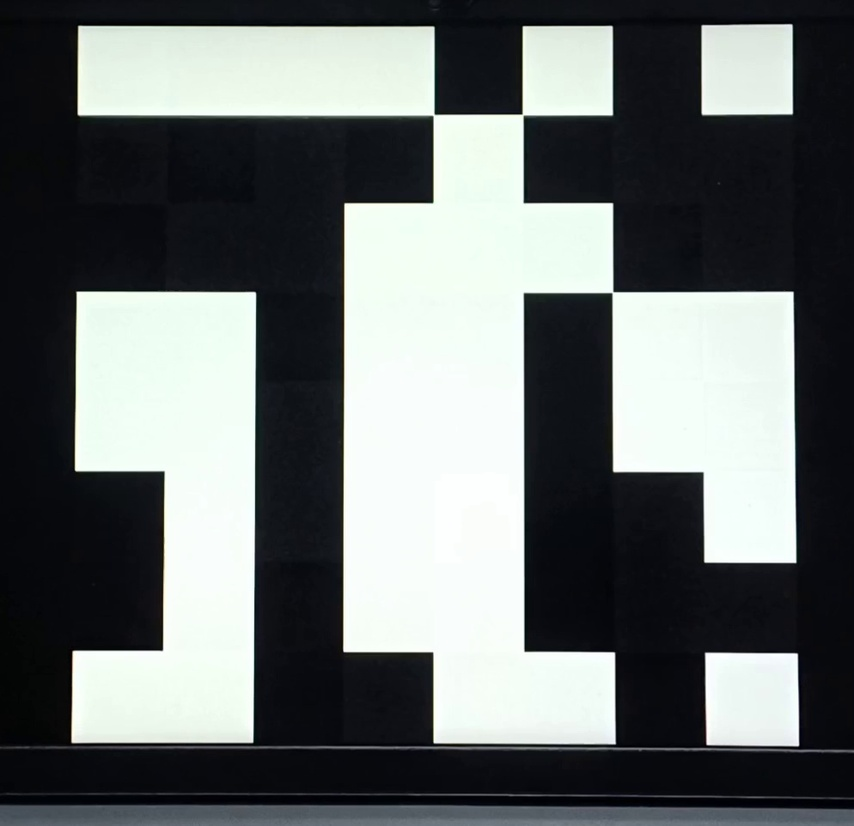
#> input picture captures/MLCAP_001_Baseline_30fps/frame_04.jpg, 854 x 826 px, shrunk from 994 x 962 before the run
$ python -i feature_correlation_pca.py   (imports and definitions only)
#> lines starting #> are read from the running program, lines starting #| are printed output that depends on the picture
#!/usr/bin/env python3
"""Correlation matrix and PCA analysis for the cell-level features.

Purpose
  Understand which of the 8 candidate features are redundant, and how many
  principal components carry most of the variance. The output informs feature
  selection: if two features are highly correlated, keeping both wastes FPGA
  multipliers. If PCA finds that 2 components explain 95% of variance, then a
  linear SVM on those components should match the full-feature SVM.

Usage
  python feature_correlation_pca.py \
    --frames sim/cubeocc_top_all/symbols_review/symbols_review.json \
    --image-dir sim/cubeocc_top_all_guard/camera_gray \
    [--preprocess none|opt4] [--out feature_analysis]
"""
import argparse, csv, json, sys, warnings
from pathlib import Path
import numpy as np

sys.path.insert(0, str(Path(__file__).resolve().parent))
import cell_error_report as cer

# [1 line not run here, left out]
W, H, CW, CH = 160, 120, 20, 15
YY, XX = np.mgrid[0:CH, 0:CW]
MASK = ((XX - 10) ** 2 + (YY - 7) ** 2) <= 25
CORNERS = [0, 7, 56, 63]
DATA_CELLS = np.array([c for c in range(64) if c not in CORNERS])


def preprocess_opt4(arr):
    from PIL import Image, ImageFilter, ImageOps
    img = Image.fromarray(arr).filter(ImageFilter.MedianFilter(size=3))
    a = np.array(img).astype(np.int16)
    a = np.clip(a - np.percentile(a, 10), 0, 255).astype(np.uint8)
    return np.array(ImageOps.autocontrast(Image.fromarray(a), cutoff=2).filter(
        ImageFilter.UnsharpMask(radius=2, percent=150, threshold=3)))
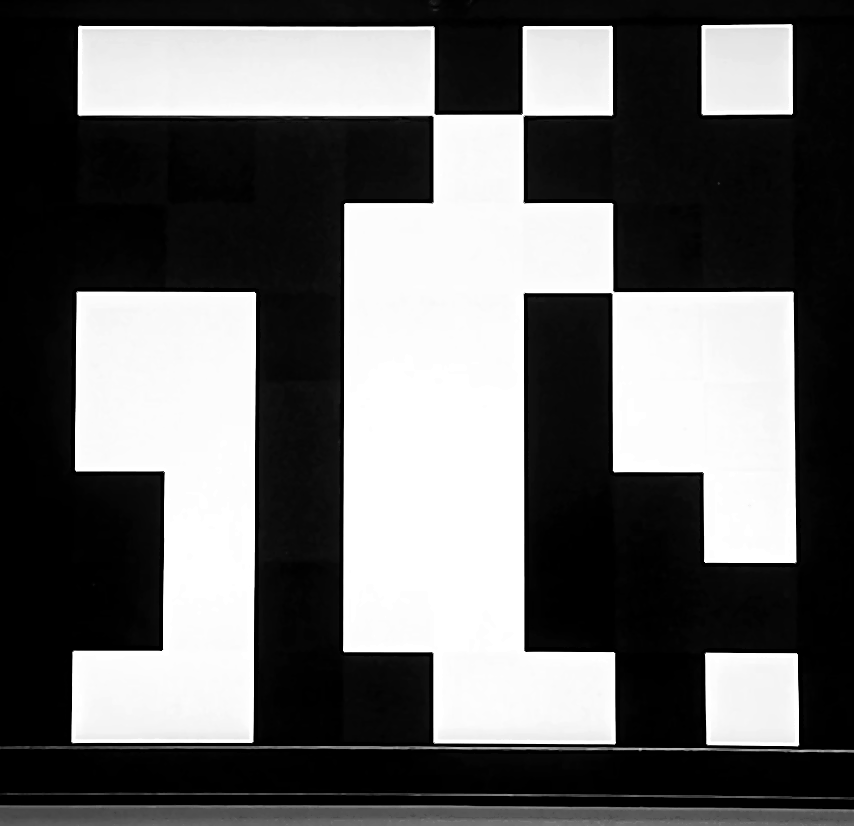
#> returned value: shape (826, 854); min 0, max 255, mean 103.9


# [160 lines left out: functions two_means, cell_stats, neighbor_mean, main, not called in this run]


# [2 lines not run here, left out]

>>> import cv2
>>> picture = cv2.imread('../captures/MLCAP_001_Baseline_30fps/frame_04.jpg', cv2.IMREAD_GRAYSCALE)
>>> result = preprocess_opt4(picture)

$ run again, on captures/MLCAP_001_Baseline_30fps/frame_11.jpg
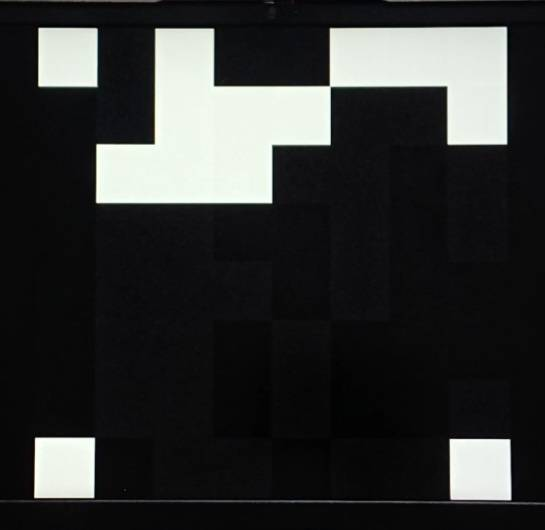
#> input picture captures/MLCAP_001_Baseline_30fps/frame_11.jpg, 545 x 530 px
#> in preprocess_opt4, `return np.array(ImageOps.autocontrast(Image.fromarray(a), cutoff=2).fi..`:
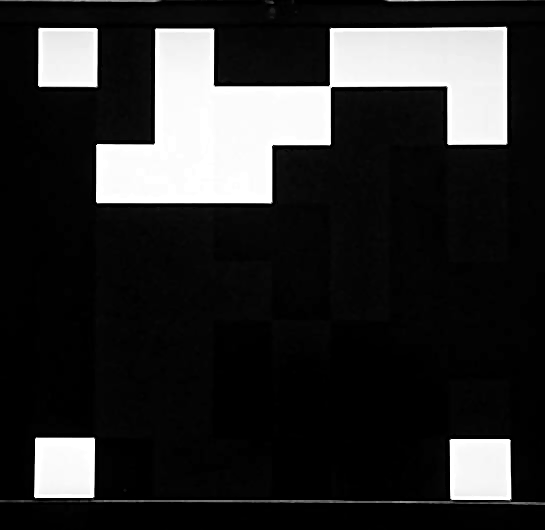
#> returned value: shape (530, 545); min 0, max 255, mean 45.3
